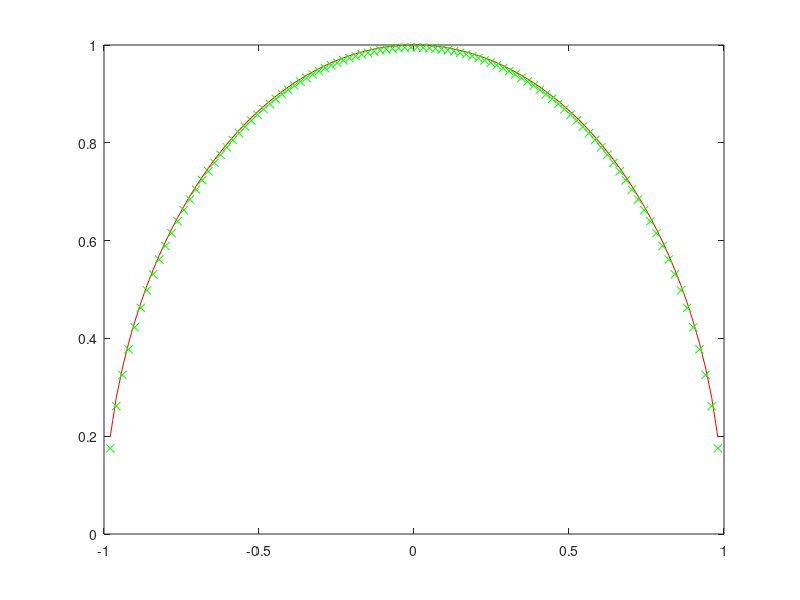

Write the MATLAB code that produced this figure.
clear
a=-1;
b=1;
n=100
h=2/(n+1);

for k=1:n
  x(k)=-1+k*h;
  c(k)=x(k)+h/2;
  ua(k)=sqrt(1-x(k)^2);
end

for m=1:n
  for k=1:n
    A(m,k)=h/(c(m)-x(k));
  end
  b(m)=pi*c(m);
end

u1=A\b';
printf('Погрешность\n')
eps=norm(ua-u1', inf)
plot(x,ua,'r',x, u1,'gx');
pause()